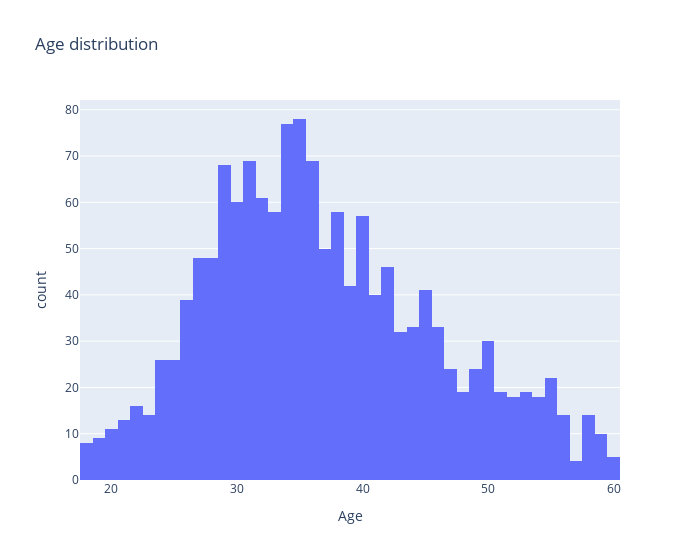

Notebook code for this chart:
### Markdown cell above
## Who are IBM's employees?
We'll first focus on very basic questions about age, gender, education level, etc...

6. How are the ages distributed?

### Code cell
px.histogram(df, x="Age", title="Age distribution", width=700).show()

### Figure 1 — Plotly figure (JSON) as saved in the notebook; plotly's stock layout.template omitted (floating-point values rounded to 4 significant figures; data arrays with more than 128 entries replaced by an {"elided": "..."} marker saying what was removed)
{"data": [{"bingroup": "x", "hovertemplate": "Age=%{x}<br>count=%{y}<extra></extra>", "legendgroup": "", "marker": {"color": "#636efa", "pattern": {"shape": ""}}, "name": "", "orientation": "v", "showlegend": false, "type": "histogram", "x": {"elided": "1470 int values"}, "xaxis": "x", "yaxis": "y"}], "layout": {"barmode": "relative", "legend": {"tracegroupgap": 0}, "title": {"text": "Age distribution"}, "width": 700, "xaxis": {"anchor": "y", "domain": [0, 1], "title": {"text": "Age"}}, "yaxis": {"anchor": "x", "domain": [0, 1], "title": {"text": "count"}}}}
